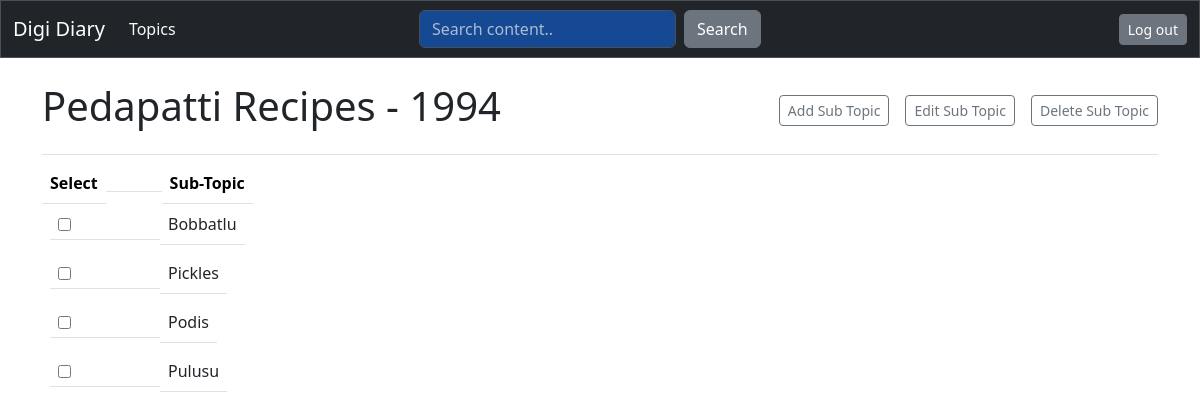
Screenshot of /sub_topics/55/ (signed in) with the database file from the repository.
### digi_diaries/models.py (models this page shows, shortened)
class Topic(models.Model):
    date_added = models.DateTimeField(auto_now_add=True)
    last_modified = models.DateTimeField(auto_now=True)
    owner = models.ForeignKey(User, on_delete=models.CASCADE)
    content = RichTextUploadingField()
    title = models.CharField(max_length=200)

class Subtopic(models.Model):
    topic = models.ForeignKey(Topic, on_delete=models.CASCADE, related_name="subtopics")
    date_added = models.DateTimeField(auto_now_add=True)
    last_modified = models.DateTimeField(auto_now=True)
    content = RichTextUploadingField()
    title = models.CharField(max_length=200)

### digi_diaries/views.py (the view)
# urls.py: path("sub_topics/<int:topic_id>/", views.sub_topics, name="sub_topics"),
@login_required
def sub_topics(request, topic_id):
    topic = Topic.objects.get(id=topic_id)
    if topic.owner != request.user:
        raise Http404
    query = request.GET.get("q", "")
    sub_topic = topic.subtopics.filter(Q(content__icontains=query)).order_by("title")
    context = {"topic": topic,"sub_topic": sub_topic, "query": query}
    return render(request, "digi_diaries/sub_topics.html", context)

### digi_diaries/templates/digi_diaries/sub_topics.html (shortened to what this page needs)
{% extends 'digi_diaries/base.html' %}
{% block page_header %}
<div class="d-flex justify-content-between align-items-center mb-2">
  <a href="{% url 'digi_diaries:topics' %}" style="text-decoration: none;" class="text-dark"><h1>{{ topic.title }}</h1></a>
  <div class="d-flex gap-3">
    <a href="{% url 'digi_diaries:add_sub_topic' topic.id %}" class="btn btn-outline-secondary btn-sm">Add Sub Topic</a>
    <button type="button" id="edit-button" class="btn btn-outline-secondary btn-sm" style="text-decoration: none;">Edit Sub Topic</button>
    <button type="button" id="delete-button" class="btn btn-outline-secondary btn-sm">Delete Sub Topic</button>
  </div>
</div>
{% endblock page_header %}
{% block content %}
<form method="POST" id="delete-form" action="{% url 'digi_diaries:delete_sub_topic' %}">
  <table class="table">
    <thead>
      <tr class="d-flex align-items-center">
        <th style="width: auto;">Select</th>
        <th style="width: 5%;"></th>
        <th>Sub-Topic</th>
      </tr>
    </thead>
    <tbody>
      {% for subtopic in sub_topic  %}
        <tr class="d-flex align-items-center mb-2 px-2">
          <td class="d-flex align-items-center" style="width: 10%;">
            <input type="checkbox" name="selected_subtopics" value="{{ subtopic.id }}">
          </td>
          <td>
            <a href="{% url 'digi_diaries:sub_topic_entries' topic.id subtopic.id %}" style="text-decoration: none;" class="text-dark">{{ subtopic.title }}</a>
          </td>
        </tr>
        {% empty %}
        <p>There are no entries for this topic yet.</p>
      {% endfor %}
    </tbody>
  </table>
</form>
{% endblock content %}

### rows the page displays
Topic: title "Pedapatti Recipes - 1994"
Subtopic: title "Bobbatlu"
Subtopic: title "Pickles"
Subtopic: title "Podis"
Subtopic: title "Pulusu"
